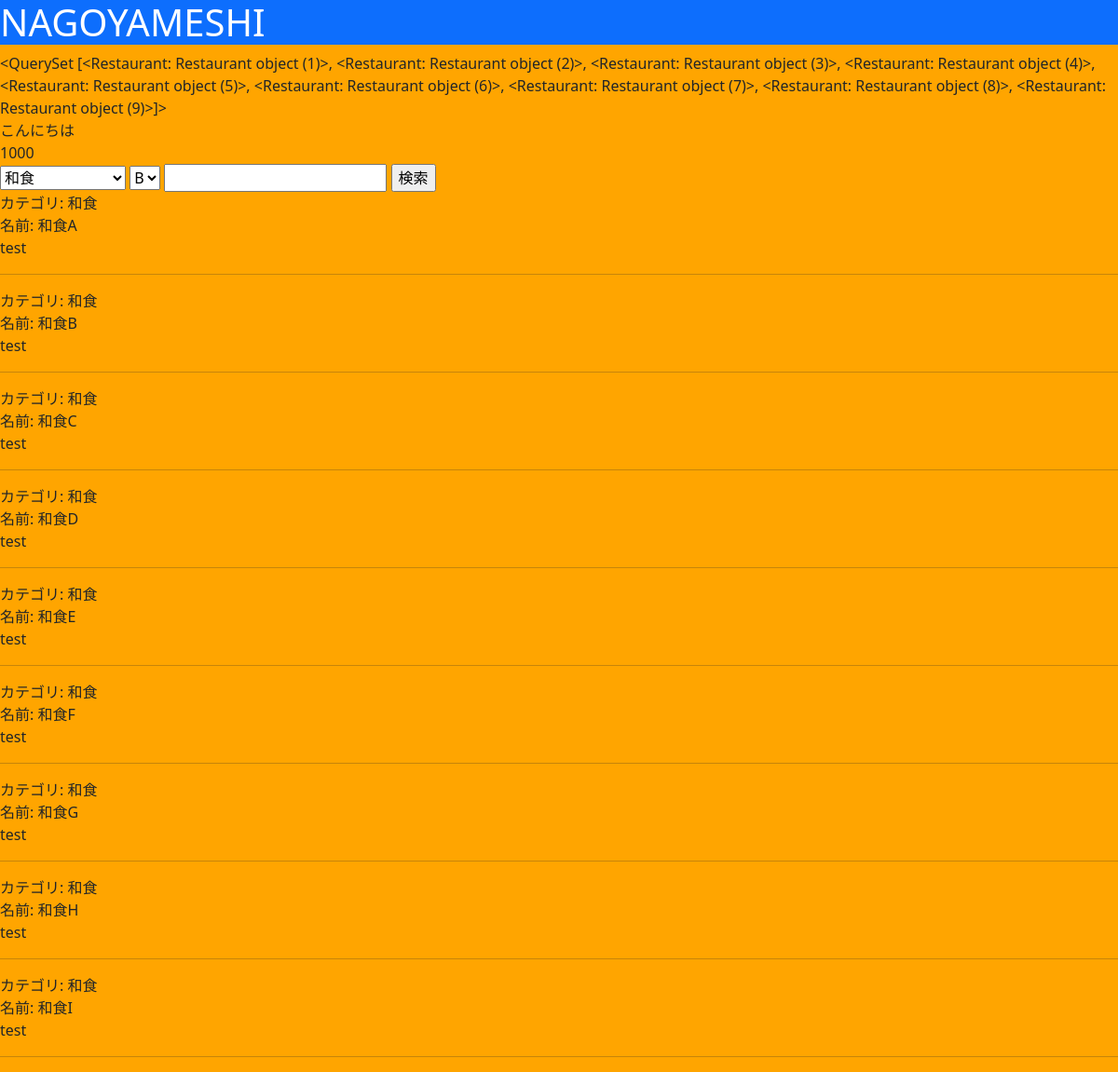
Before: / with the older database file.
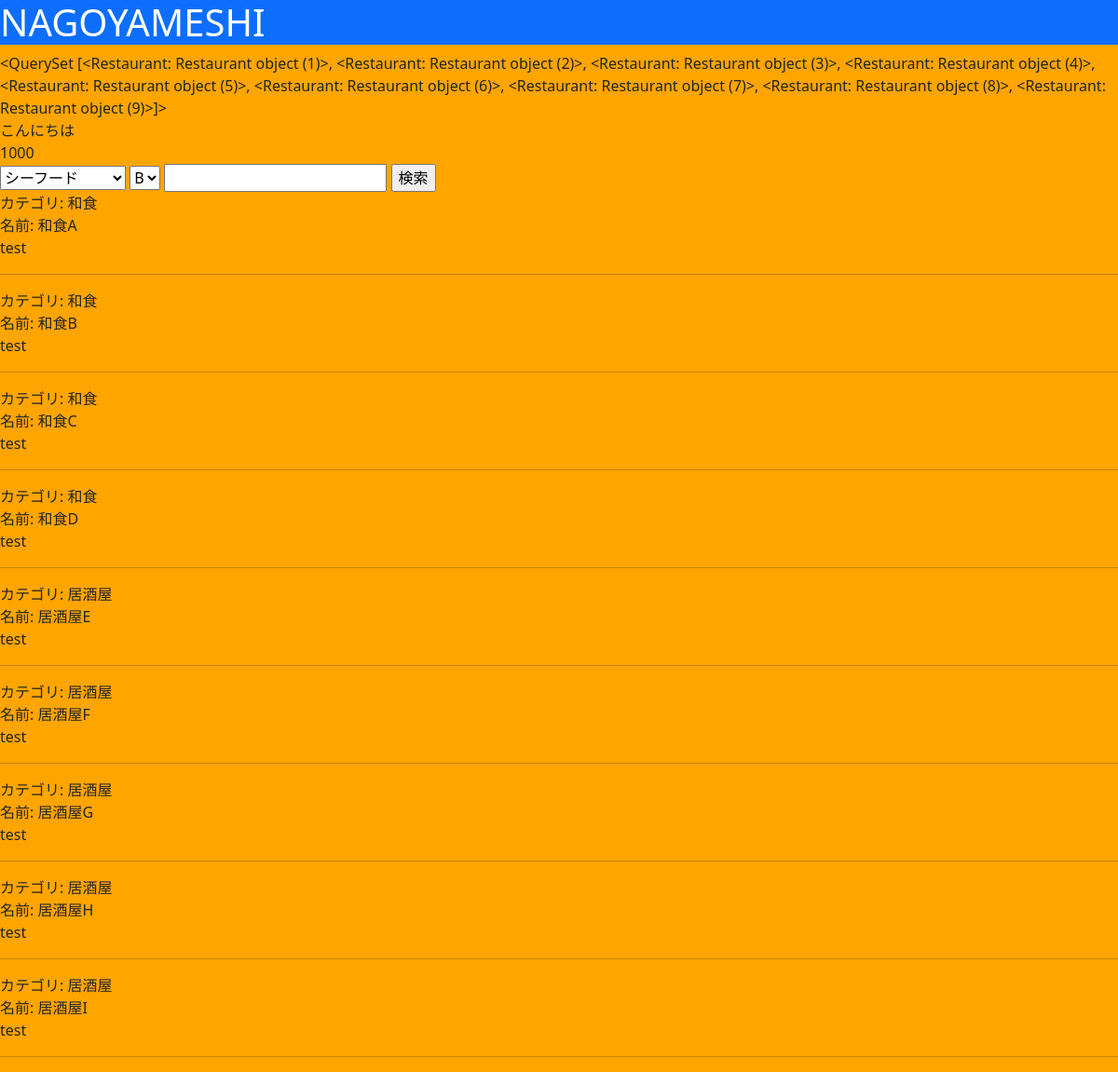
After: the same page with the newer database file.
### nagoyameshi/models.py (models this page shows)
class Restaurant(models.Model):
    category        = models.ForeignKey(Category, verbose_name="カテゴリ", on_delete=models.CASCADE)
    name            = models.CharField(verbose_name="名前", max_length=50)
    image           = models.ImageField(verbose_name="画像", upload_to="nagoyameshi/restaurant/image/")
    description     = models.CharField(verbose_name="店舗説明", max_length=500)
    start_at        = models.TimeField(verbose_name="営業開始時間",default=timezone.now)
    end_at          = models.TimeField(verbose_name="営業終了時間",default=timezone.now)
    cost            = models.PositiveIntegerField(verbose_name="価格帯")
    post_code       = models.CharField(verbose_name="郵便番号", max_length=8)
    address         = models.CharField(verbose_name="住所", max_length=100)
    tel             = models.CharField(verbose_name="電話番号", max_length=11)
    created_at      = models.DateTimeField(verbose_name="投稿日時", default=timezone.now)
    updated_at      = models.DateTimeField(verbose_name="更新日時", auto_now=True)

class Category(models.Model):
    name        = models.CharField(verbose_name="名前", max_length=15)
    created_at  = models.DateTimeField(verbose_name="作成日時", default=timezone.now)
    updated_at  = models.DateTimeField(verbose_name="更新日時", auto_now=True)
    def __str__(self):
        return self.name

### nagoyameshi/views.py (the view)
# urls.py: path("",TopView.as_view()),
class TopView(View):
    def get(self,request):
        query = Q()
        if"search" in request.GET:
           print(request.GET["search"])
           words = request.GET["search"].replace("　"," ").split(" ")
           print(words)
           for word in words:
               query &= Q(name__icontains=word)
        if "category" in request.GET:
            print( request.GET["category"] )
            if "" != request.GET["category"]:
                query &= Q(category=request.GET["category"])
        restaurants = Restaurant.objects.filter(query)
        categories = Category.objects.all()
        context={
            "restaurants":restaurants,
            "greet":"こんにちは",
            "price":1000,
            "categories":categories
        }
        return render(request,"top.html",context)

### nagoyameshi/templates/top.html (shortened to what this page needs)
{% load static %}
<!DOCTYPE html>
<html lang="ja">
<head>
    <link href="https://cdn.jsdelivr.net/npm/bootstrap@5.3.0/dist/css/bootstrap.min.css" rel="stylesheet">
    <link rel="stylesheet" href="{% static 'style.css' %}">
</head>
<body>
    <header>
        <h1 class="bg-primary text-white">NAGOYAMESHI</h1>
    </header>
    <div>{{ restaurants }}</div>
    <div>{{ greet }}</div>
    <div>{{ price }}</div>
    <form action="" method="">
        <select name="category">
            {% for category in categories %}
            <option value="{{ category.id }}" {% if category.str_id == request.GET.category %}selected{% endif %}>{{ category.name }}</option>
            {% endfor %}
        </select>
        <select name="">
            <option value="" selected>B</option>
        </select>
        <input type="text" name="search" value="{{ request.GET.search }}">
        <input type="submit" value="検索">
    </form>
    {% for restaurant in restaurants %}
    <div>
        <div>カテゴリ: {{restaurant.category }}</div>
        <div>名前: {{restaurant.name }}</div>
        <div>{{restaurant.description }}</div>
    </div>
    <hr>
    {% endfor %}
</body>
</html>

### static/style.css (style rules this page uses)
body { background:orange; }

Changed rows visible on the page:
changed Restaurant: category "和食" → "居酒屋"; name "和食E" → "居酒屋E"
changed Restaurant: category "和食" → "居酒屋"; name "和食F" → "居酒屋F"
changed Restaurant: category "和食" → "居酒屋"; name "和食G" → "居酒屋G"
changed Restaurant: category "和食" → "居酒屋"; name "和食H" → "居酒屋H"
changed Restaurant: category "和食" → "居酒屋"; name "和食I" → "居酒屋I"
Other visible differences:
form field category: "和食" → "シーフード"
